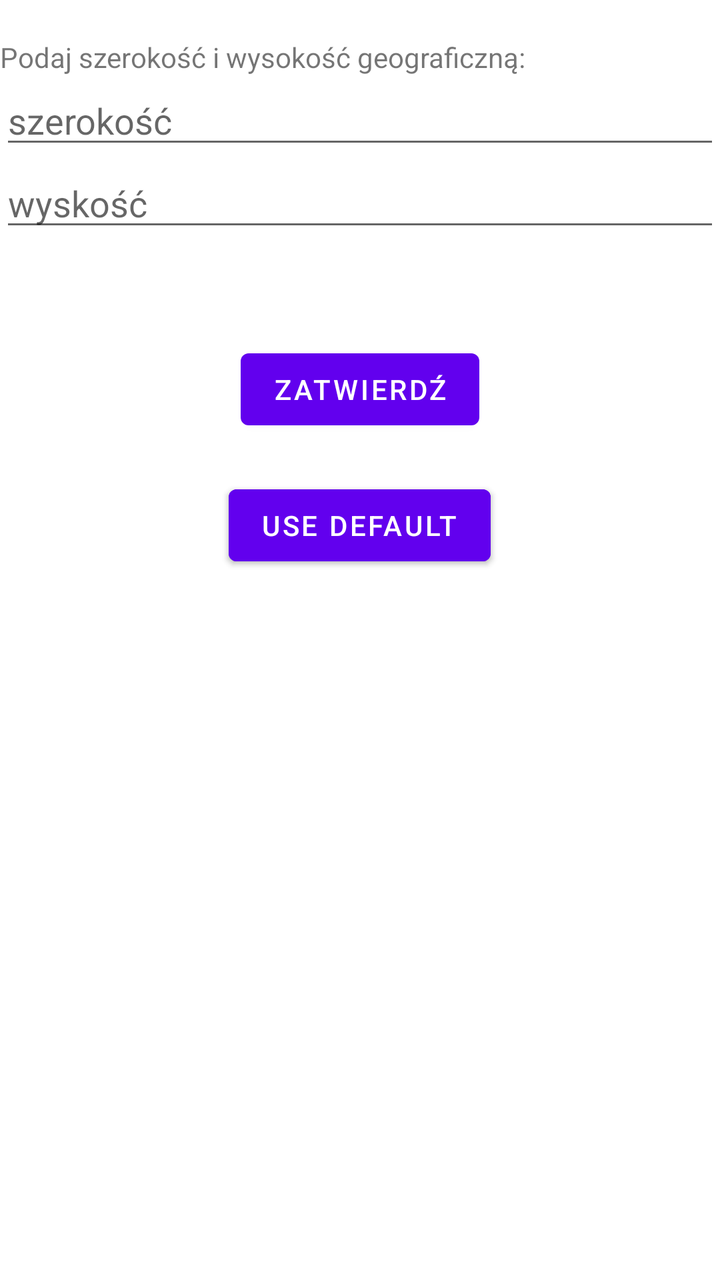
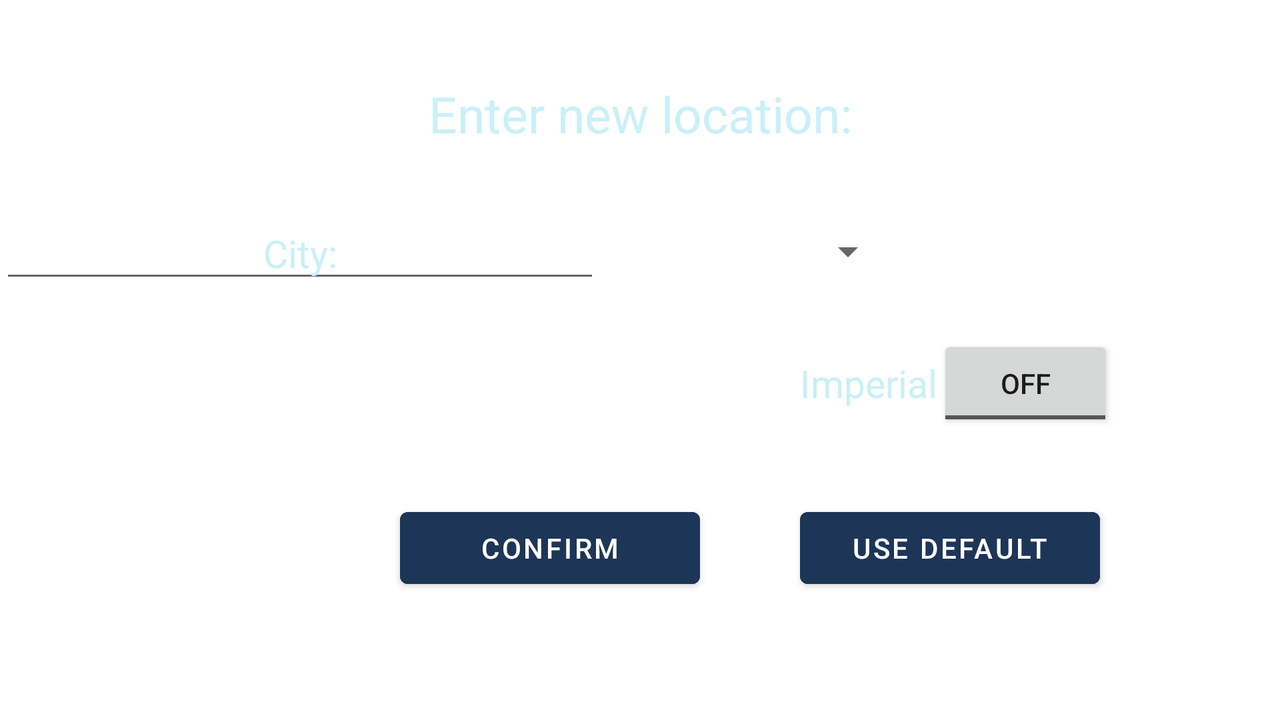

Compare how this app lays out the same screen by default and in its alternative resource folder. The renders come first, then the two layout files and the values they reference.
<!-- AndroidManifest.xml: application theme Theme.Navbar -->
<!-- res/layout/fragment_settings.xml -->
<?xml version="1.0" encoding="utf-8"?>
<RelativeLayout xmlns:android="http://schemas.android.com/apk/res/android"
    xmlns:app="http://schemas.android.com/apk/res-auto"
    xmlns:tools="http://schemas.android.com/tools"
    android:layout_width="match_parent"
    android:layout_height="match_parent"
    tools:context=".ui.home.SettingsFragment">

    <TextView
        android:id="@+id/text_home"
        android:layout_width="match_parent"
        android:layout_height="wrap_content"

        />

    <TextView
        android:id="@+id/text_settings"
        android:layout_width="match_parent"
        android:layout_height="wrap_content"
        android:layout_below="@+id/text_home"
        android:text="Podaj szerokość i wysokość geograficzną: "
        />

    <EditText
        android:hint="szerokość"
        android:id="@+id/edit_text_latitude"
        android:layout_width="match_parent"
        android:layout_height="wrap_content"
        android:layout_below="@+id/text_settings"
        />

    <EditText
        android:hint="wyskość"
        android:id="@+id/edit_text_altitude"
        android:layout_width="match_parent"
        android:layout_height="wrap_content"
        android:layout_below="@+id/edit_text_latitude"


        />


    <Button
        android:id="@+id/button_confirm_settings"
        android:layout_width="wrap_content"
        android:layout_height="wrap_content"
        android:text="Zatwierdź"
        android:layout_below="@+id/edit_text_altitude"
        android:layout_centerHorizontal="true"
        android:layout_marginTop="50dp"
        android:onClick="buttonConfirmSettingsClick"
        />

    <Button
        android:layout_width="wrap_content"
        android:layout_height="wrap_content"
        android:layout_below="@+id/button_confirm_settings"
        android:layout_centerHorizontal="true"
        android:layout_marginTop="20dp"
        android:text="Use Default"
        android:onClick="useDefaultCoordinates"

        />

    <Button
        android:layout_width="wrap_content"
        android:layout_height="wrap_content"
        android:layout_below="@+id/button_confirm_settings"
        android:layout_centerHorizontal="true"
        android:layout_marginTop="20dp"
        android:text="Use Default"
        android:onClick="useDefaultCoordinates"

        />





</RelativeLayout>
<!-- resources referenced by this layout -->
<resources>
  <style name="Theme.Navbar" parent="Theme.MaterialComponents.DayNight.NoActionBar">
          
          <item name="colorPrimary">@color/purple_500</item>
          <item name="colorPrimaryVariant">@color/purple_700</item>
          <item name="colorOnPrimary">@color/white</item>
          
          <item name="colorSecondary">@color/teal_200</item>
          <item name="colorSecondaryVariant">@color/teal_700</item>
          <item name="colorOnSecondary">@color/black</item>
          
          <item name="android:statusBarColor" tools:targetApi="l">?attr/colorPrimaryVariant</item>
          
      </style>
  <color name="purple_500">#FF6200EE</color>
  <color name="purple_700">#FF3700B3</color>
  <color name="white">#FFFFFFFF</color>
  <color name="teal_200">#FF03DAC5</color>
  <color name="teal_700">#FF018786</color>
  <color name="black">#FF000000</color>
</resources>
<!-- res/layout-land/fragment_settings.xml (the repository's variant of the layout above) -->
<!-- drawn on the phone turned sideways -->
<?xml version="1.0" encoding="utf-8"?>
<RelativeLayout xmlns:android="http://schemas.android.com/apk/res/android"
    xmlns:app="http://schemas.android.com/apk/res-auto"
    xmlns:tools="http://schemas.android.com/tools"
    android:layout_width="match_parent"
    android:layout_height="match_parent"
    android:background="@drawable/blue_background"
    tools:context=".ui.settings.SettingsFragment">




    <TextView
        android:id="@+id/text_settings"
        style="@style/light_text"
        android:layout_width="match_parent"
        android:layout_height="wrap_content"
        android:layout_marginTop="40dp"
        android:text="@string/enter_new_location"
        android:textSize="25sp" />

    <EditText
        android:id="@+id/edit_text_city"
        style="@style/light_text"
        android:layout_width="300dp"
        android:layout_height="wrap_content"
        android:layout_below="@+id/text_settings"
        android:layout_marginTop="30dp"
        android:hint="@string/city"
        android:textColorHint="@color/almost_white" />

    <Spinner
        android:id="@+id/time_spinner"
        android:layout_width="wrap_content"
        android:layout_height="wrap_content"
        android:layout_below="@+id/text_settings"
        android:layout_toEndOf="@+id/edit_text_city"
        android:layout_marginLeft="100dp"
        android:layout_marginTop="40dp" />

    <RadioGroup
        android:id="@+id/layout_radio_buttons"
        android:layout_width="wrap_content"
        android:layout_height="wrap_content"
        android:orientation="horizontal"
        android:layout_below="@+id/time_spinner"
        android:layout_toEndOf="@+id/edit_text_city"
        android:layout_marginStart="100dp"
        android:layout_marginTop="30dp"
        >
        <TextView
            android:layout_width="wrap_content"
            android:layout_height="wrap_content"
            android:text="Imperial"
            style="@style/light_text"
            />
        <ToggleButton
            android:id="@+id/unitsSwitch"
            android:layout_width="wrap_content"
            android:layout_height="wrap_content"

            android:onClick="setOnCheckedChangeListener"
            />

    </RadioGroup>

    <Button
        android:id="@+id/button_add_city"
        android:layout_width="150dp"
        android:layout_height="wrap_content"

        android:layout_marginStart="200dp"

        android:layout_marginTop="250dp"
        android:backgroundTint="@color/dark_blue"
        android:onClick="buttonConfirmSettingsClick"
        android:text="@string/confirm" />


    <Button
        android:layout_width="150dp"
        android:layout_height="wrap_content"

        android:layout_centerHorizontal="true"
        android:layout_marginStart="50dp"
        android:layout_marginTop="250dp"

        android:layout_toEndOf="@+id/button_add_city"
        android:backgroundTint="@color/dark_blue"
        android:onClick="useDefaultCoordinates"
        android:text="@string/use_default" />


</RelativeLayout>
<!-- resources referenced by the variant -->
<!-- as the phone turned sideways resolves them -->
<resources>
  <color name="almost_white">#caf0f8</color>
  <color name="dark_blue">#1d3557</color>
  <string name="city">City:</string>
  <string name="confirm">Confirm</string>
  <string name="enter_new_location">Enter new location:</string>
  <string name="use_default">Use Default</string>
  <style name="light_text">
          <item name="android:textColor">@color/almost_white</item>
          <item name="android:textSize">19sp</item>
          <item name="android:gravity">center_horizontal</item>
          <item name="android:layout_gravity">center_vertical</item>
          <item name="android:layout_weight">1</item>
          <item name="android:layout_width">match_parent</item>
          <item name="android:layout_height">wrap_content</item>
      </style>
  <style name="Theme.Navbar" parent="Theme.MaterialComponents.DayNight.NoActionBar">
          
          <item name="colorPrimary">@color/purple_500</item>
          <item name="colorPrimaryVariant">@color/purple_700</item>
          <item name="colorOnPrimary">@color/white</item>
          
          <item name="colorSecondary">@color/teal_200</item>
          <item name="colorSecondaryVariant">@color/teal_700</item>
          <item name="colorOnSecondary">@color/black</item>
          
          <item name="android:statusBarColor" tools:targetApi="l">?attr/colorPrimaryVariant</item>
          
      </style>
  <color name="purple_500">#FF6200EE</color>
  <color name="purple_700">#FF3700B3</color>
  <color name="white">#FFFFFFFF</color>
  <color name="teal_200">#FF03DAC5</color>
  <color name="teal_700">#FF018786</color>
  <color name="black">#FF000000</color>
</resources>
